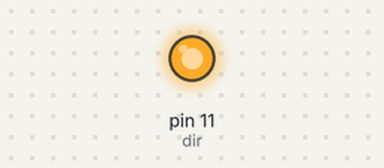
A sketch run on a simulated Arduino Uno, built with avr-gcc and run on an emulated ATmega328P. Shown: output pins drawn as LEDs (lit = HIGH). Pins used as bus, display or sensor lines are not drawn.

Above: at 0.1 s.
Timing chart, 0 to 1.6 s (numbered marks = the images above):
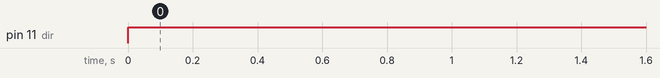

The sketch:

Blink.ino
```cpp
int steps=10;
int dir =11;
int stepTime=100;


void setup() {

  pinMode(steps, OUTPUT);
  pinMode(dir, OUTPUT);
}


void loop() {
  digitalWrite(dir, HIGH);
  digitalWrite(steps, HIGH);
  delay(stepTime);
  digitalWrite(steps, LOW);
  delay(stepTime);
}
```

Measured:
- by itself, pin 11 (dir): LOW → HIGH at 0.00 s
